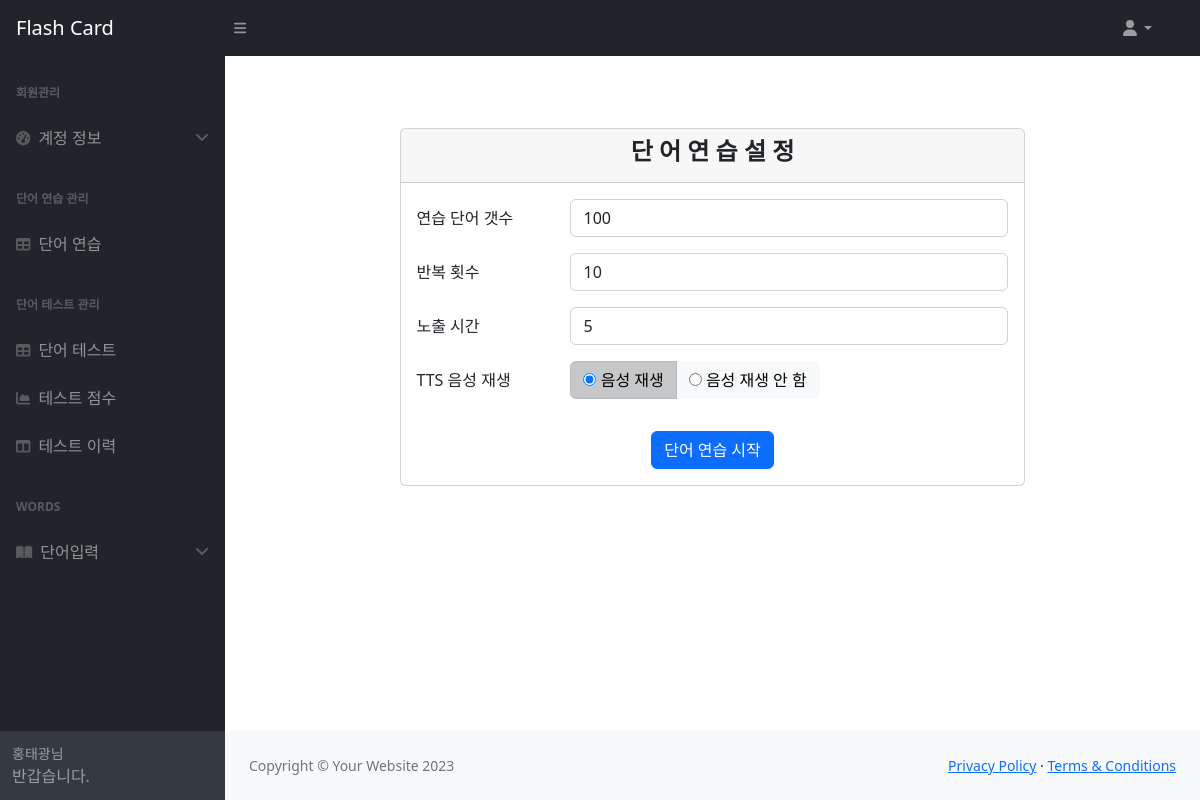
Page /trains/trains-setting/ (signed in) on the committed database.
### users/models.py (models this page shows)
class Config(models.Model):
    train_word_count = models.IntegerField(default=0)
    train_seconds = models.IntegerField(default=0)
    train_repeat = models.IntegerField(default=0)
    train_tts_play = models.BooleanField(default=False)
    exam_word_count = models.IntegerField(default=0)
    exam_seconds = models.IntegerField(default=0)
    exam_tts_play = models.BooleanField(default=False)
    exam_difficulty = models.IntegerField(default=0)
    user_find_hint = models.CharField(max_length=100, default='Korea')
    update_date = models.DateTimeField(auto_now_add=True)
    id_user = models.ForeignKey("auth.User", related_name="config_user", on_delete=models.CASCADE, db_column="id_user")

### trains/views.py (the view, shortened to what this page needs)
# urls.py: path("trains-setting/",  views.TrainsIndex.as_view(), name="trains-setting"),
class TrainsIndex(LoginRequiredMixin, View):
    def get(self, request):
        user = request.user
        try:
            config = Config.objects.get(id_user=user.id)
        except ObjectDoesNotExist:
            config = Config()
        context = {'config': config}
        return render(request, 'trains/trains_setting.html', context)

### trains/templates/trains/trains_setting.html (shortened to what this page needs)
{% extends 'base.html' %}
{% block content %}
<div class="container mt-5">
    <div class="row justify-content-center">
        <div class="col-md-8">
            <div class="card my-4">
                <div class="card-header text-center">
                    <h4><b>단 어 연 습 설 정</b></h4>
                </div>
                <div class="card-body">
                    <form class="form-inline" action="{% url 'trains-setting' %}" method="post">
                        <div class="row mb-3">
                            <label for="train_word_count" class="col-sm-3 col-form-label">연습 단어 갯수</label>
                            <div class="col-sm-9">
                                <input type="text" id="train_word_count" name="train_word_count"
                                       value="{{ config.train_word_count }}"
                                       class="form-control" placeholder="단어 갯수을 입력하세요(단어 범위 보다 작으면 랜덤 선택 됩니다.)"
                                       required>
                            </div>
                        </div>
                        <div class="row mb-3">
                            <label for="train_repeat" class="col-sm-3 col-form-label">반복 횟수</label>
                            <div class="col-sm-9">
                                <input type="text" id="train_repeat" name="train_repeat"
                                       value="{{ config.train_repeat }}"
                                       class="form-control" placeholder="반복 횟수를 입력하세요"
                                       required>
                            </div>
                        </div>
                        <div class="row mb-3">
                            <label for="train_seconds" class="col-sm-3 col-form-label">노출 시간</label>
                            <div class="col-sm-9">
                                <input type="text" id="train_seconds" name="train_seconds"
                                       value="{{ config.train_seconds }}" class="form-control"
                                       placeholder="단어가 보여 지는 시간을 입력하세요(단위:초)" required>
                            </div>
                        </div>
                        <div class="row mb-3">
                            <label class="col-sm-3 col-form-label">TTS 음성 재생</label>
                            <div class="col-sm-9">
                                <div class="btn-group btn-group-toggle" data-toggle="buttons">
                                    <label class="btn btn-light active">
                                        <input type="radio" name="train_tts_play" value="True"
                                               {% if config.train_tts_play %}checked{% endif %}> 음성 재생
                                    </label>
                                    <label class="btn btn-light">
                                        <input type="radio" name="train_tts_play" value="False"
                                               {% if not config.train_tts_play %}checked{% endif %}> 음성 재생 안 함
                                    </label>
                                </div>
                            </div>
                        </div>
                        <div class="text-center">
                            <button type="submit" class="btn btn-primary mt-3">단어 연습 시작</button>
                        </div>
                    </form>
                </div>
            </div>
        </div>
    </div>
</div>
{% endblock content %}

### rows in the picture
Config: train_word_count "100", train_repeat "10", train_seconds "5", train_tts_play "☑ 음성 재생", train_tts_play "☐ 음성 재생 안 함"
